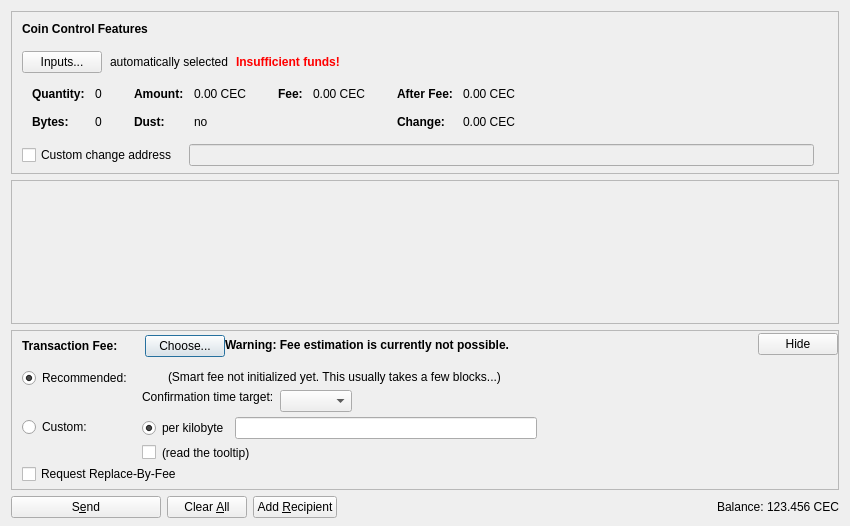
<?xml version="1.0" encoding="UTF-8"?>
<ui version="4.0">
 <class>SendCoinsDialog</class>
 <widget class="QDialog" name="SendCoinsDialog">
  <property name="geometry">
   <rect>
    <x>0</x>
    <y>0</y>
    <width>850</width>
    <height>526</height>
   </rect>
  </property>
  <property name="windowTitle">
   <string>Send Coins</string>
  </property>
  <layout class="QVBoxLayout" name="verticalLayout" stretch="0,1,0,0">
   <property name="bottomMargin">
    <number>8</number>
   </property>
   <item>
    <widget class="QFrame" name="frameCoinControl">
     <property name="sizePolicy">
      <sizepolicy hsizetype="Expanding" vsizetype="Expanding">
       <horstretch>0</horstretch>
       <verstretch>0</verstretch>
      </sizepolicy>
     </property>
     <property name="maximumSize">
      <size>
       <width>16777215</width>
       <height>16777215</height>
      </size>
     </property>
     <property name="frameShape">
      <enum>QFrame::StyledPanel</enum>
     </property>
     <property name="frameShadow">
      <enum>QFrame::Sunken</enum>
     </property>
     <layout class="QVBoxLayout" name="verticalLayoutCoinControl2">
      <property name="spacing">
       <number>0</number>
      </property>
      <property name="leftMargin">
       <number>0</number>
      </property>
      <property name="topMargin">
       <number>0</number>
      </property>
      <property name="rightMargin">
       <number>0</number>
      </property>
      <property name="bottomMargin">
       <number>6</number>
      </property>
      <item>
       <layout class="QVBoxLayout" name="verticalLayoutCoinControl" stretch="0,0,0,0,1">
        <property name="spacing">
         <number>0</number>
        </property>
        <property name="leftMargin">
         <number>10</number>
        </property>
        <property name="topMargin">
         <number>10</number>
        </property>
        <item>
         <layout class="QHBoxLayout" name="horizontalLayoutCoinControl1">
          <property name="bottomMargin">
           <number>15</number>
          </property>
          <item>
           <widget class="QLabel" name="labelCoinControlFeatures">
            <property name="sizePolicy">
             <sizepolicy hsizetype="Preferred" vsizetype="Maximum">
              <horstretch>0</horstretch>
              <verstretch>0</verstretch>
             </sizepolicy>
            </property>
            <property name="font">
             <font>
              <weight>75</weight>
              <bold>true</bold>
             </font>
            </property>
            <property name="styleSheet">
             <string notr="true">font-weight:bold;</string>
            </property>
            <property name="text">
             <string>Coin Control Features</string>
            </property>
           </widget>
          </item>
         </layout>
        </item>
        <item>
         <layout class="QHBoxLayout" name="horizontalLayoutCoinControl2" stretch="0,0,0,0">
          <property name="spacing">
           <number>8</number>
          </property>
          <property name="bottomMargin">
           <number>10</number>
          </property>
          <item>
           <widget class="QPushButton" name="pushButtonCoinControl">
            <property name="styleSheet">
             <string notr="true"/>
            </property>
            <property name="text">
             <string>Inputs...</string>
            </property>
            <property name="autoDefault">
             <bool>false</bool>
            </property>
           </widget>
          </item>
          <item>
           <widget class="QLabel" name="labelCoinControlAutomaticallySelected">
            <property name="text">
             <string>automatically selected</string>
            </property>
            <property name="margin">
             <number>5</number>
            </property>
           </widget>
          </item>
          <item>
           <widget class="QLabel" name="labelCoinControlInsuffFunds">
            <property name="font">
             <font>
              <weight>75</weight>
              <bold>true</bold>
             </font>
            </property>
            <property name="styleSheet">
             <string notr="true">color:red;font-weight:bold;</string>
            </property>
            <property name="text">
             <string>Insufficient funds!</string>
            </property>
            <property name="margin">
             <number>5</number>
            </property>
           </widget>
          </item>
          <item>
           <spacer name="horizontalSpacerCoinControl">
            <property name="orientation">
             <enum>Qt::Horizontal</enum>
            </property>
            <property name="sizeHint" stdset="0">
             <size>
              <width>40</width>
              <height>1</height>
             </size>
            </property>
           </spacer>
          </item>
         </layout>
        </item>
        <item>
         <widget class="QWidget" name="widgetCoinControl" native="true">
          <property name="sizePolicy">
           <sizepolicy hsizetype="Preferred" vsizetype="Preferred">
            <horstretch>0</horstretch>
            <verstretch>0</verstretch>
           </sizepolicy>
          </property>
          <property name="minimumSize">
           <size>
            <width>0</width>
            <height>0</height>
           </size>
          </property>
          <property name="styleSheet">
           <string notr="true"/>
          </property>
          <layout class="QHBoxLayout" name="horizontalLayoutCoinControl5">
           <property name="leftMargin">
            <number>0</number>
           </property>
           <property name="topMargin">
            <number>0</number>
           </property>
           <property name="rightMargin">
            <number>0</number>
           </property>
           <property name="bottomMargin">
            <number>0</number>
           </property>
           <item>
            <layout class="QHBoxLayout" name="horizontalLayoutCoinControl3" stretch="0,0,0,1">
             <property name="spacing">
              <number>20</number>
             </property>
             <property name="topMargin">
              <number>0</number>
             </property>
             <property name="bottomMargin">
              <number>10</number>
             </property>
             <item>
              <layout class="QFormLayout" name="formLayoutCoinControl1">
               <property name="horizontalSpacing">
                <number>10</number>
               </property>
               <property name="verticalSpacing">
                <number>14</number>
               </property>
               <property name="leftMargin">
                <number>10</number>
               </property>
               <property name="topMargin">
                <number>4</number>
               </property>
               <property name="rightMargin">
                <number>6</number>
               </property>
               <item row="0" column="0">
                <widget class="QLabel" name="labelCoinControlQuantityText">
                 <property name="font">
                  <font>
                   <weight>75</weight>
                   <bold>true</bold>
                  </font>
                 </property>
                 <property name="text">
                  <string>Quantity:</string>
                 </property>
                 <property name="margin">
                  <number>0</number>
                 </property>
                </widget>
               </item>
               <item row="0" column="1">
                <widget class="QLabel" name="labelCoinControlQuantity">
                 <property name="cursor">
                  <cursorShape>IBeamCursor</cursorShape>
                 </property>
                 <property name="contextMenuPolicy">
                  <enum>Qt::ActionsContextMenu</enum>
                 </property>
                 <property name="text">
                  <string notr="true">0</string>
                 </property>
                 <property name="margin">
                  <number>0</number>
                 </property>
                 <property name="textInteractionFlags">
                  <set>Qt::LinksAccessibleByMouse|Qt::TextSelectableByKeyboard|Qt::TextSelectableByMouse</set>
                 </property>
                </widget>
               </item>
               <item row="1" column="0">
                <widget class="QLabel" name="labelCoinControlBytesText">
                 <property name="font">
                  <font>
                   <weight>75</weight>
                   <bold>true</bold>
                  </font>
                 </property>
                 <property name="text">
                  <string>Bytes:</string>
                 </property>
                </widget>
               </item>
               <item row="1" column="1">
                <widget class="QLabel" name="labelCoinControlBytes">
                 <property name="cursor">
                  <cursorShape>IBeamCursor</cursorShape>
                 </property>
                 <property name="contextMenuPolicy">
                  <enum>Qt::ActionsContextMenu</enum>
                 </property>
                 <property name="text">
                  <string notr="true">0</string>
                 </property>
                 <property name="textInteractionFlags">
                  <set>Qt::LinksAccessibleByMouse|Qt::TextSelectableByKeyboard|Qt::TextSelectableByMouse</set>
                 </property>
                </widget>
               </item>
              </layout>
             </item>
             <item>
              <layout class="QFormLayout" name="formLayoutCoinControl2">
               <property name="horizontalSpacing">
                <number>10</number>
               </property>
               <property name="verticalSpacing">
                <number>14</number>
               </property>
               <property name="leftMargin">
                <number>6</number>
               </property>
               <property name="topMargin">
                <number>4</number>
               </property>
               <property name="rightMargin">
                <number>6</number>
               </property>
               <item row="0" column="0">
                <widget class="QLabel" name="labelCoinControlAmountText">
                 <property name="font">
                  <font>
                   <weight>75</weight>
                   <bold>true</bold>
                  </font>
                 </property>
                 <property name="text">
                  <string>Amount:</string>
                 </property>
                 <property name="margin">
                  <number>0</number>
                 </property>
                </widget>
               </item>
               <item row="0" column="1">
                <widget class="QLabel" name="labelCoinControlAmount">
                 <property name="cursor">
                  <cursorShape>IBeamCursor</cursorShape>
                 </property>
                 <property name="contextMenuPolicy">
                  <enum>Qt::ActionsContextMenu</enum>
                 </property>
                 <property name="text">
                  <string notr="true">0.00 CEC</string>
                 </property>
                 <property name="textInteractionFlags">
                  <set>Qt::LinksAccessibleByMouse|Qt::TextSelectableByKeyboard|Qt::TextSelectableByMouse</set>
                 </property>
                </widget>
               </item>
               <item row="1" column="0">
                <widget class="QLabel" name="labelCoinControlLowOutputText">
                 <property name="font">
                  <font>
                   <weight>75</weight>
                   <bold>true</bold>
                  </font>
                 </property>
                 <property name="text">
                  <string>Dust:</string>
                 </property>
                </widget>
               </item>
               <item row="1" column="1">
                <widget class="QLabel" name="labelCoinControlLowOutput">
                 <property name="cursor">
                  <cursorShape>IBeamCursor</cursorShape>
                 </property>
                 <property name="contextMenuPolicy">
                  <enum>Qt::ActionsContextMenu</enum>
                 </property>
                 <property name="text">
                  <string notr="true">no</string>
                 </property>
                 <property name="textInteractionFlags">
                  <set>Qt::LinksAccessibleByMouse|Qt::TextSelectableByKeyboard|Qt::TextSelectableByMouse</set>
                 </property>
                </widget>
               </item>
              </layout>
             </item>
             <item>
              <layout class="QFormLayout" name="formLayoutCoinControl3">
               <property name="horizontalSpacing">
                <number>10</number>
               </property>
               <property name="verticalSpacing">
                <number>14</number>
               </property>
               <property name="leftMargin">
                <number>6</number>
               </property>
               <property name="topMargin">
                <number>4</number>
               </property>
               <property name="rightMargin">
                <number>6</number>
               </property>
               <item row="0" column="0">
                <widget class="QLabel" name="labelCoinControlFeeText">
                 <property name="font">
                  <font>
                   <weight>75</weight>
                   <bold>true</bold>
                  </font>
                 </property>
                 <property name="text">
                  <string>Fee:</string>
                 </property>
                 <property name="margin">
                  <number>0</number>
                 </property>
                </widget>
               </item>
               <item row="0" column="1">
                <widget class="QLabel" name="labelCoinControlFee">
                 <property name="cursor">
                  <cursorShape>IBeamCursor</cursorShape>
                 </property>
                 <property name="contextMenuPolicy">
                  <enum>Qt::ActionsContextMenu</enum>
                 </property>
                 <property name="text">
                  <string notr="true">0.00 CEC</string>
                 </property>
                 <property name="textInteractionFlags">
                  <set>Qt::LinksAccessibleByMouse|Qt::TextSelectableByKeyboard|Qt::TextSelectableByMouse</set>
                 </property>
                </widget>
               </item>
              </layout>
             </item>
             <item>
              <layout class="QFormLayout" name="formLayoutCoinControl4">
               <property name="horizontalSpacing">
                <number>10</number>
               </property>
               <property name="verticalSpacing">
                <number>14</number>
               </property>
               <property name="leftMargin">
                <number>6</number>
               </property>
               <property name="topMargin">
                <number>4</number>
               </property>
               <property name="rightMargin">
                <number>6</number>
               </property>
               <item row="0" column="0">
                <widget class="QLabel" name="labelCoinControlAfterFeeText">
                 <property name="font">
                  <font>
                   <weight>75</weight>
                   <bold>true</bold>
                  </font>
                 </property>
                 <property name="text">
                  <string>After Fee:</string>
                 </property>
                 <property name="margin">
                  <number>0</number>
                 </property>
                </widget>
               </item>
               <item row="0" column="1">
                <widget class="QLabel" name="labelCoinControlAfterFee">
                 <property name="cursor">
                  <cursorShape>IBeamCursor</cursorShape>
                 </property>
                 <property name="contextMenuPolicy">
                  <enum>Qt::ActionsContextMenu</enum>
                 </property>
                 <property name="text">
                  <string notr="true">0.00 CEC</string>
                 </property>
                 <property name="textInteractionFlags">
                  <set>Qt::LinksAccessibleByMouse|Qt::TextSelectableByKeyboard|Qt::TextSelectableByMouse</set>
                 </property>
                </widget>
               </item>
               <item row="1" column="0">
                <widget class="QLabel" name="labelCoinControlChangeText">
                 <property name="font">
                  <font>
                   <weight>75</weight>
                   <bold>true</bold>
                  </font>
                 </property>
                 <property name="text">
                  <string>Change:</string>
                 </property>
                </widget>
               </item>
               <item row="1" column="1">
                <widget class="QLabel" name="labelCoinControlChange">
                 <property name="cursor">
                  <cursorShape>IBeamCursor</cursorShape>
                 </property>
                 <property name="contextMenuPolicy">
                  <enum>Qt::ActionsContextMenu</enum>
                 </property>
                 <property name="text">
                  <string notr="true">0.00 CEC</string>
                 </property>
                 <property name="textInteractionFlags">
                  <set>Qt::LinksAccessibleByMouse|Qt::TextSelectableByKeyboard|Qt::TextSelectableByMouse</set>
                 </property>
                </widget>
               </item>
              </layout>
             </item>
            </layout>
           </item>
          </layout>
         </widget>
        </item>
        <item>
         <layout class="QHBoxLayout" name="horizontalLayoutCoinControl4" stretch="0,0,0">
          <property name="spacing">
           <number>12</number>
          </property>
          <property name="sizeConstraint">
           <enum>QLayout::SetDefaultConstraint</enum>
          </property>
          <property name="topMargin">
           <number>5</number>
          </property>
          <property name="rightMargin">
           <number>5</number>
          </property>
          <item>
           <widget class="QCheckBox" name="checkBoxCoinControlChange">
            <property name="toolTip">
             <string>If this is activated, but the change address is empty or invalid, change will be sent to a newly generated address.</string>
            </property>
            <property name="text">
             <string>Custom change address</string>
            </property>
           </widget>
          </item>
          <item>
           <widget class="QValidatedLineEdit" name="lineEditCoinControlChange">
            <property name="enabled">
             <bool>false</bool>
            </property>
            <property name="sizePolicy">
             <sizepolicy hsizetype="Expanding" vsizetype="Fixed">
              <horstretch>0</horstretch>
              <verstretch>0</verstretch>
             </sizepolicy>
            </property>
           </widget>
          </item>
          <item>
           <widget class="QLabel" name="labelCoinControlChangeLabel">
            <property name="sizePolicy">
             <sizepolicy hsizetype="Preferred" vsizetype="Expanding">
              <horstretch>0</horstretch>
              <verstretch>0</verstretch>
             </sizepolicy>
            </property>
            <property name="minimumSize">
             <size>
              <width>0</width>
              <height>0</height>
             </size>
            </property>
            <property name="text">
             <string/>
            </property>
            <property name="margin">
             <number>3</number>
            </property>
           </widget>
          </item>
         </layout>
        </item>
        <item>
         <spacer name="verticalSpacerCoinControl">
          <property name="orientation">
           <enum>Qt::Vertical</enum>
          </property>
          <property name="sizeHint" stdset="0">
           <size>
            <width>800</width>
            <height>1</height>
           </size>
          </property>
         </spacer>
        </item>
       </layout>
      </item>
     </layout>
    </widget>
   </item>
   <item>
    <widget class="QScrollArea" name="scrollArea">
     <property name="widgetResizable">
      <bool>true</bool>
     </property>
     <widget class="QWidget" name="scrollAreaWidgetContents">
      <property name="geometry">
       <rect>
        <x>0</x>
        <y>0</y>
        <width>830</width>
        <height>104</height>
       </rect>
      </property>
      <layout class="QVBoxLayout" name="verticalLayout_2" stretch="0,1">
       <property name="leftMargin">
        <number>0</number>
       </property>
       <property name="topMargin">
        <number>0</number>
       </property>
       <property name="rightMargin">
        <number>0</number>
       </property>
       <property name="bottomMargin">
        <number>0</number>
       </property>
       <item>
        <layout class="QVBoxLayout" name="entries">
         <property name="spacing">
          <number>6</number>
         </property>
        </layout>
       </item>
       <item>
        <spacer name="verticalSpacer">
         <property name="orientation">
          <enum>Qt::Vertical</enum>
         </property>
         <property name="sizeHint" stdset="0">
          <size>
           <width>20</width>
           <height>40</height>
          </size>
         </property>
        </spacer>
       </item>
      </layout>
     </widget>
    </widget>
   </item>
   <item>
    <widget class="QFrame" name="frameFee">
     <property name="sizePolicy">
      <sizepolicy hsizetype="Expanding" vsizetype="Expanding">
       <horstretch>0</horstretch>
       <verstretch>0</verstretch>
      </sizepolicy>
     </property>
     <property name="maximumSize">
      <size>
       <width>16777215</width>
       <height>16777215</height>
      </size>
     </property>
     <property name="frameShape">
      <enum>QFrame::StyledPanel</enum>
     </property>
     <property name="frameShadow">
      <enum>QFrame::Sunken</enum>
     </property>
     <layout class="QVBoxLayout" name="verticalLayoutFee1">
      <property name="spacing">
       <number>0</number>
      </property>
      <property name="leftMargin">
       <number>0</number>
      </property>
      <property name="topMargin">
       <number>0</number>
      </property>
      <property name="rightMargin">
       <number>0</number>
      </property>
      <property name="bottomMargin">
       <number>0</number>
      </property>
      <item>
       <layout class="QVBoxLayout" name="verticalLayoutFee2" stretch="0,0,0">
        <property name="spacing">
         <number>0</number>
        </property>
        <property name="leftMargin">
         <number>10</number>
        </property>
        <property name="topMargin">
         <number>0</number>
        </property>
        <item>
         <layout class="QHBoxLayout" name="horizontalLayoutFee1">
          <property name="bottomMargin">
           <number>0</number>
          </property>
          <item>
           <layout class="QVBoxLayout" name="verticalLayoutFee7">
            <property name="spacing">
             <number>0</number>
            </property>
            <item>
             <spacer name="verticalSpacerSmartFee">
              <property name="orientation">
               <enum>Qt::Vertical</enum>
              </property>
              <property name="sizeType">
               <enum>QSizePolicy::Fixed</enum>
              </property>
              <property name="sizeHint" stdset="0">
               <size>
                <width>1</width>
                <height>4</height>
               </size>
              </property>
             </spacer>
            </item>
            <item>
             <layout class="QHBoxLayout" name="horizontalLayoutSmartFee">
              <property name="spacing">
               <number>10</number>
              </property>
              <item>
               <widget class="QLabel" name="labelFeeHeadline">
                <property name="sizePolicy">
                 <sizepolicy hsizetype="Preferred" vsizetype="Maximum">
                  <horstretch>0</horstretch>
                  <verstretch>0</verstretch>
                 </sizepolicy>
                </property>
                <property name="font">
                 <font>
                  <weight>75</weight>
                  <bold>true</bold>
                 </font>
                </property>
                <property name="styleSheet">
                 <string notr="true">font-weight:bold;</string>
                </property>
                <property name="text">
                 <string>Transaction Fee:</string>
                </property>
               </widget>
              </item>
              <item>
               <widget class="QLabel" name="labelFeeMinimized">
                <property name="text">
                 <string/>
                </property>
               </widget>
              </item>
              <item>
               <widget class="QPushButton" name="buttonChooseFee">
                <property name="text">
                 <string>Choose...</string>
                </property>
               </widget>
              </item>
             </layout>
            </item>
            <item>
             <spacer name="verticalSpacer_5">
              <property name="orientation">
               <enum>Qt::Vertical</enum>
              </property>
              <property name="sizeHint" stdset="0">
               <size>
                <width>1</width>
                <height>1</height>
               </size>
              </property>
             </spacer>
            </item>
           </layout>
          </item>
          <item>
           <widget class="QLabel" name="fallbackFeeWarningLabel">
            <property name="toolTip">
             <string>Using the fallbackfee can result in sending a transaction that will take several hours or days (or never) to confirm. Consider choosing your fee manually or wait until you have validated the complete chain.</string>
            </property>
            <property name="font">
            <font>
                <weight>75</weight>
                <bold>true</bold>
            </font>
            </property>
            <property name="text">
             <string>Warning: Fee estimation is currently not possible.</string>
            </property>
            <property name="wordWrap">
             <bool>false</bool>
            </property>
           </widget>
          </item>
          <item>
           <spacer name="horizontalSpacer_4">
            <property name="orientation">
             <enum>Qt::Horizontal</enum>
            </property>
            <property name="sizeType">
             <enum>QSizePolicy::MinimumExpanding</enum>
            </property>
            <property name="sizeHint" stdset="0">
             <size>
              <width>40</width>
              <height>20</height>
             </size>
            </property>
           </spacer>
          </item>
          <item>
           <widget class="QPushButton" name="buttonMinimizeFee">
            <property name="toolTip">
             <string>collapse fee-settings</string>
            </property>
            <property name="text">
             <string>Hide</string>
            </property>
           </widget>
          </item>
         </layout>
        </item>
        <item>
         <widget class="QFrame" name="frameFeeSelection">
          <layout class="QVBoxLayout" name="verticalLayoutFee12">
           <property name="spacing">
            <number>0</number>
           </property>
           <property name="leftMargin">
            <number>0</number>
           </property>
           <property name="topMargin">
            <number>0</number>
           </property>
           <property name="rightMargin">
            <number>0</number>
           </property>
           <property name="bottomMargin">
            <number>0</number>
           </property>
           <item>
            <layout class="QGridLayout" name="gridLayoutFee">
             <property name="topMargin">
              <number>10</number>
             </property>
             <property name="bottomMargin">
              <number>4</number>
             </property>
             <property name="horizontalSpacing">
              <number>10</number>
             </property>
             <property name="verticalSpacing">
              <number>4</number>
             </property>
             <item row="1" column="1">
              <layout class="QVBoxLayout" name="verticalLayoutFee8">
               <property name="spacing">
                <number>6</number>
               </property>
               <item>
                <layout class="QHBoxLayout" name="horizontalLayoutFee13">
                 <item>
                  <widget class="QRadioButton" name="radioCustomPerKilobyte">
                   <property name="toolTip">
                    <string>If the custom fee is set to 1000 satoshis and the transaction is only 250 bytes, then &quot;per kilobyte&quot; only pays 250 satoshis in fee, while &quot;total at least&quot; pays 1000 satoshis. For transactions bigger than a kilobyte both pay by kilobyte.</string>
                   </property>
                   <property name="text">
                    <string>per kilobyte</string>
                   </property>
                   <property name="checked">
                    <bool>true</bool>
                   </property>
                   <attribute name="buttonGroup">
                    <string notr="true">groupCustomFee</string>
                   </attribute>
                  </widget>
                 </item>
                 <item>
                  <widget class="BitcoinAmountField" name="customFee"/>
                 </item>
                 <item>
                  <spacer name="horizontalSpacer_6">
                   <property name="orientation">
                    <enum>Qt::Horizontal</enum>
                   </property>
                   <property name="sizeHint" stdset="0">
                    <size>
                     <width>1</width>
                     <height>1</height>
                    </size>
                   </property>
                  </spacer>
                 </item>
                </layout>
               </item>
               <item>
                <layout class="QHBoxLayout" name="horizontalLayoutFee8">
                 <item>
                  <widget class="QCheckBox" name="checkBoxMinimumFee">
                   <property name="toolTip">
                    <string>Paying only the minimum fee is just fine as long as there is less transaction volume than space in the blocks. But be aware that this can end up in a never confirming transaction once there is more demand for cellcoin transactions than the network can process.</string>
                   </property>
                   <property name="text">
                    <string/>
                   </property>
                  </widget>
                 </item>
                 <item>
                  <widget class="QLabel" name="labelMinFeeWarning">
                   <property name="enabled">
                    <bool>true</bool>
                   </property>
                   <property name="toolTip">
                    <string>Paying only the minimum fee is just fine as long as there is less transaction volume than space in the blocks. But be aware that this can end up in a never confirming transaction once there is more demand for cellcoin transactions than the network can process.</string>
                   </property>
                   <property name="text">
                    <string>(read the tooltip)</string>
                   </property>
                   <property name="margin">
                    <number>5</number>
                   </property>
                  </widget>
                 </item>
                 <item>
                  <spacer name="horizontalSpacer_2">
                   <property name="orientation">
                    <enum>Qt::Horizontal</enum>
                   </property>
                   <property name="sizeHint" stdset="0">
                    <size>
                     <width>1</width>
                     <height>1</height>
                    </size>
                   </property>
                  </spacer>
                 </item>
                </layout>
               </item>
              </layout>
             </item>
             <item row="0" column="0">
              <layout class="QVBoxLayout" name="verticalLayoutFee4" stretch="0,1">
               <item>
                <widget class="QRadioButton" name="radioSmartFee">
                 <property name="text">
                  <string>Recommended:</string>
                 </property>
                 <property name="checked">
                  <bool>true</bool>
                 </property>
                 <attribute name="buttonGroup">
                  <string notr="true">groupFee</string>
                 </attribute>
                </widget>
               </item>
               <item>
                <spacer name="verticalSpacer_2">
                 <property name="orientation">
                  <enum>Qt::Vertical</enum>
                 </property>
                 <property name="sizeHint" stdset="0">
                  <size>
                   <width>1</width>
                   <height>1</height>
                  </size>
                 </property>
                </spacer>
               </item>
              </layout>
             </item>
             <item row="1" column="0">
              <layout class="QVBoxLayout" name="verticalLayoutFee9" stretch="0,1">
               <item>
                <widget class="QRadioButton" name="radioCustomFee">
                 <property name="text">
                  <string>Custom:</string>
                 </property>
                 <attribute name="buttonGroup">
                  <string notr="true">groupFee</string>
                 </attribute>
                </widget>
               </item>
               <item>
                <spacer name="verticalSpacer_6">
                 <property name="orientation">
                  <enum>Qt::Vertical</enum>
                 </property>
                 <property name="sizeHint" stdset="0">
                  <size>
                   <width>1</width>
                   <height>1</height>
                  </size>
                 </property>
                </spacer>
               </item>
              </layout>
             </item>
             <item row="0" column="1">
              <layout class="QVBoxLayout" name="verticalLayoutFee3" stretch="0,0,1">
               <property name="spacing">
                <number>6</number>
               </property>
               <property name="topMargin">
                <number>2</number>
               </property>
               <item>
                <layout class="QHBoxLayout" name="horizontalLayoutFee12">
                 <item>
                  <widget class="QLabel" name="labelSmartFee">
                   <property name="text">
                    <string/>
                   </property>
                   <property name="margin">
                    <number>2</number>
                   </property>
                  </widget>
                 </item>
                 <item>
                  <widget class="QLabel" name="labelFeeEstimation">
                   <property name="text">
                    <string/>
                   </property>
                  </widget>
                 </item>
                 <item>
                  <widget class="QLabel" name="labelSmartFee2">
                   <property name="text">
                    <string>(Smart fee not initialized yet. This usually takes a few blocks...)</string>
                   </property>
                   <property name="margin">
                    <number>2</number>
                   </property>
                  </widget>
                 </item>
                 <item>
                  <spacer name="horizontalSpacer_5">
                   <property name="orientation">
                    <enum>Qt::Horizontal</enum>
                   </property>
                   <property name="sizeHint" stdset="0">
                    <size>
                     <width>1</width>
                     <height>1</height>
                    </size>
                   </property>
                  </spacer>
                 </item>
                </layout>
               </item>
               <item>
                <layout class="QHBoxLayout" name="horizontalLayoutFee9">
                 <item>
                  <layout class="QVBoxLayout" name="verticalLayoutFee6">
                   <item>
                    <widget class="QLabel" name="labelSmartFee3">
                     <property name="text">
                      <string>Confirmation time target:</string>
                     </property>
                     <property name="margin">
                      <number>2</number>
                     </property>
                    </widget>
                   </item>
                   <item>
                    <spacer name="verticalSpacer_3">
                     <property name="orientation">
                      <enum>Qt::Vertical</enum>
                     </property>
                     <property name="sizeHint" stdset="0">
                      <size>
                       <width>1</width>
                       <height>1</height>
                      </size>
                     </property>
                    </spacer>
                   </item>
                  </layout>
                 </item>
                 <item>
                  <layout class="QVBoxLayout" name="verticalLayoutFee5">
                   <property name="rightMargin">
                    <number>30</number>
                   </property>
                   <item>
                    <layout class="QHBoxLayout" name="horizontalLayoutConfTarget">
                     <property name="bottomMargin">
                      <number>0</number>
                     </property>
                     <item>
                      <widget class="QComboBox" name="confTargetSelector"/>
                     </item>
                     <item>
                      <spacer name="horizontalSpacerConfTarget">
                       <property name="orientation">
                        <enum>Qt::Horizontal</enum>
                       </property>
                       <property name="sizeHint" stdset="0">
                        <size>
                         <width>40</width>
                         <height>20</height>
                        </size>
                       </property>
                      </spacer>
                     </item>
                    </layout>
                   </item>
                  </layout>
                 </item>
                </layout>
               </item>
               <item>
                <spacer name="verticalSpacer_4">
                 <property name="orientation">
                  <enum>Qt::Vertical</enum>
                 </property>
                 <property name="sizeHint" stdset="0">
                  <size>
                   <width>1</width>
                   <height>1</height>
                  </size>
                 </property>
                </spacer>
               </item>
              </layout>
             </item>
            </layout>
           </item>
           <item>
            <widget class="QCheckBox" name="optInRBF">
             <property name="text">
              <string>Request Replace-By-Fee</string>
             </property>
             <property name="toolTip">
              <string>Indicates that the sender may wish to replace this transaction with a new one paying higher fees (prior to being confirmed).</string>
             </property>
            </widget>
           </item>
          </layout>
         </widget>
        </item>
        <item>
         <spacer name="verticalSpacerFee">
          <property name="orientation">
           <enum>Qt::Vertical</enum>
          </property>
          <property name="sizeHint" stdset="0">
           <size>
            <width>40</width>
            <height>5</height>
           </size>
          </property>
         </spacer>
        </item>
       </layout>
      </item>
     </layout>
    </widget>
   </item>
   <item>
    <layout class="QHBoxLayout" name="horizontalLayout">
     <item>
      <widget class="QPushButton" name="sendButton">
       <property name="minimumSize">
        <size>
         <width>150</width>
         <height>0</height>
        </size>
       </property>
       <property name="toolTip">
        <string>Confirm the send action</string>
       </property>
       <property name="text">
        <string>S&amp;end</string>
       </property>
       <property name="icon">
        <iconset resource="../bitcoin.qrc">
         <normaloff>:/icons/send</normaloff>:/icons/send</iconset>
       </property>
       <property name="autoDefault">
        <bool>false</bool>
       </property>
       <property name="default">
        <bool>false</bool>
       </property>
      </widget>
     </item>
     <item>
      <widget class="QPushButton" name="clearButton">
       <property name="sizePolicy">
        <sizepolicy hsizetype="Minimum" vsizetype="Fixed">
         <horstretch>0</horstretch>
         <verstretch>0</verstretch>
        </sizepolicy>
       </property>
       <property name="toolTip">
        <string>Clear all fields of the form.</string>
       </property>
       <property name="text">
        <string>Clear &amp;All</string>
       </property>
       <property name="icon">
        <iconset resource="../bitcoin.qrc">
         <normaloff>:/icons/remove</normaloff>:/icons/remove</iconset>
       </property>
       <property name="autoDefault">
        <bool>false</bool>
       </property>
      </widget>
     </item>
     <item>
      <widget class="QPushButton" name="addButton">
       <property name="toolTip">
        <string>Send to multiple recipients at once</string>
       </property>
       <property name="text">
        <string>Add &amp;Recipient</string>
       </property>
       <property name="icon">
        <iconset resource="../bitcoin.qrc">
         <normaloff>:/icons/add</normaloff>:/icons/add</iconset>
       </property>
       <property name="autoDefault">
        <bool>false</bool>
       </property>
      </widget>
     </item>
     <item>
      <spacer name="horizontalSpacer">
       <property name="orientation">
        <enum>Qt::Horizontal</enum>
       </property>
       <property name="sizeHint" stdset="0">
        <size>
         <width>40</width>
         <height>20</height>
        </size>
       </property>
      </spacer>
     </item>
     <item>
      <layout class="QHBoxLayout" name="horizontalLayout_2">
       <property name="spacing">
        <number>3</number>
       </property>
       <item>
        <widget class="QLabel" name="label">
         <property name="sizePolicy">
          <sizepolicy hsizetype="Preferred" vsizetype="Fixed">
           <horstretch>0</horstretch>
           <verstretch>0</verstretch>
          </sizepolicy>
         </property>
         <property name="text">
          <string>Balance:</string>
         </property>
        </widget>
       </item>
       <item>
        <widget class="QLabel" name="labelBalance">
         <property name="sizePolicy">
          <sizepolicy hsizetype="Preferred" vsizetype="Fixed">
           <horstretch>0</horstretch>
           <verstretch>0</verstretch>
          </sizepolicy>
         </property>
         <property name="cursor">
          <cursorShape>IBeamCursor</cursorShape>
         </property>
         <property name="text">
          <string notr="true">123.456 CEC</string>
         </property>
         <property name="textInteractionFlags">
          <set>Qt::LinksAccessibleByMouse|Qt::TextSelectableByKeyboard|Qt::TextSelectableByMouse</set>
         </property>
        </widget>
       </item>
      </layout>
     </item>
    </layout>
   </item>
  </layout>
 </widget>
 <customwidgets>
  <customwidget>
   <class>QValidatedLineEdit</class>
   <extends>QLineEdit</extends>
   <header>qvalidatedlineedit.h</header>
  </customwidget>
  <customwidget>
   <class>BitcoinAmountField</class>
   <extends>QLineEdit</extends>
   <header>bitcoinamountfield.h</header>
   <container>1</container>
  </customwidget>
 </customwidgets>
 <resources>
  <include location="../bitcoin.qrc"/>
 </resources>
 <connections/>
 <buttongroups>
  <buttongroup name="groupFee"/>
  <buttongroup name="groupCustomFee"/>
 </buttongroups>
</ui>
